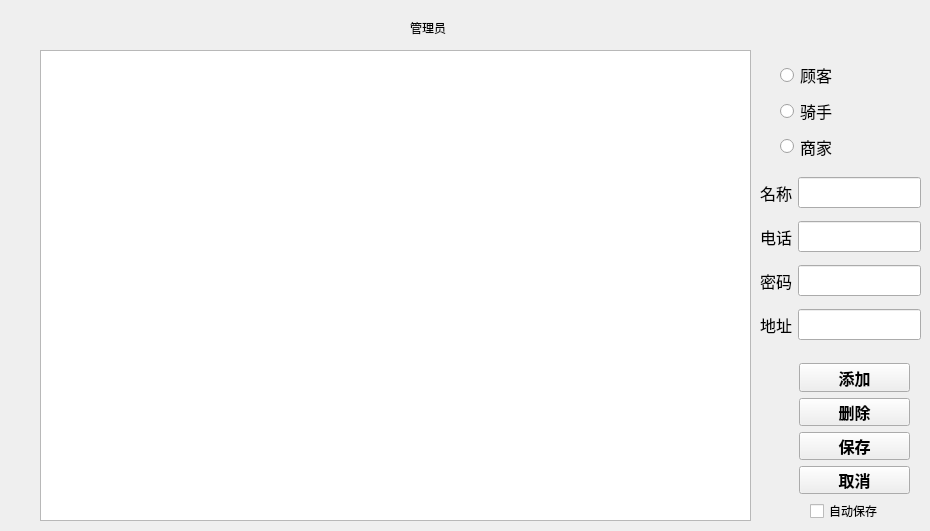
   <widget class="QWidget" name="page_4">
    <widget class="QLabel" name="label_10">
     <property name="geometry">
      <rect>
       <x>410</x>
       <y>20</y>
       <width>72</width>
       <height>15</height>
      </rect>
     </property>
     <property name="text">
      <string>管理员</string>
     </property>
    </widget>
    <widget class="QTableView" name="tableView">
     <property name="geometry">
      <rect>
       <x>40</x>
       <y>50</y>
       <width>711</width>
       <height>471</height>
      </rect>
     </property>
    </widget>
    <widget class="QCheckBox" name="checkBox_2">
     <property name="geometry">
      <rect>
       <x>810</x>
       <y>500</y>
       <width>81</width>
       <height>22</height>
      </rect>
     </property>
     <property name="text">
      <string>自动保存</string>
     </property>
    </widget>
    <widget class="QWidget" name="layoutWidget">
     <property name="geometry">
      <rect>
       <x>780</x>
       <y>60</y>
       <width>141</width>
       <height>101</height>
      </rect>
     </property>
     <layout class="QVBoxLayout" name="verticalLayout">
      <item>
       <widget class="QRadioButton" name="radioButton_5">
        <property name="font">
         <font>
          <family>宋体</family>
          <pointsize>12</pointsize>
         </font>
        </property>
        <property name="text">
         <string>顾客</string>
        </property>
       </widget>
      </item>
      <item>
       <widget class="QRadioButton" name="radioButton_6">
        <property name="font">
         <font>
          <family>宋体</family>
          <pointsize>12</pointsize>
         </font>
        </property>
        <property name="text">
         <string>骑手</string>
        </property>
       </widget>
      </item>
      <item>
       <widget class="QRadioButton" name="radioButton_7">
        <property name="font">
         <font>
          <family>宋体</family>
          <pointsize>12</pointsize>
         </font>
        </property>
        <property name="text">
         <string>商家</string>
        </property>
       </widget>
      </item>
     </layout>
    </widget>
    <widget class="QWidget" name="layoutWidget">
     <property name="geometry">
      <rect>
       <x>760</x>
       <y>170</y>
       <width>161</width>
       <height>181</height>
      </rect>
     </property>
     <layout class="QVBoxLayout" name="verticalLayout_2">
      <item>
       <layout class="QHBoxLayout" name="horizontalLayout_5">
        <item>
         <widget class="QLabel" name="label_16">
          <property name="font">
           <font>
            <family>宋体</family>
            <pointsize>12</pointsize>
           </font>
          </property>
          <property name="text">
           <string>名称</string>
          </property>
         </widget>
        </item>
        <item>
         <widget class="QLineEdit" name="username">
          <property name="font">
           <font>
            <family>宋体</family>
            <pointsize>12</pointsize>
           </font>
          </property>
         </widget>
        </item>
       </layout>
      </item>
      <item>
       <layout class="QHBoxLayout" name="horizontalLayout_6">
        <item>
         <widget class="QLabel" name="label_17">
          <property name="font">
           <font>
            <family>宋体</family>
            <pointsize>12</pointsize>
           </font>
          </property>
          <property name="text">
           <string>电话</string>
          </property>
         </widget>
        </item>
        <item>
         <widget class="QLineEdit" name="userphone">
          <property name="font">
           <font>
            <family>宋体</family>
            <pointsize>12</pointsize>
           </font>
          </property>
         </widget>
        </item>
       </layout>
      </item>
      <item>
       <layout class="QHBoxLayout" name="horizontalLayout_7">
        <item>
         <widget class="QLabel" name="label_18">
          <property name="font">
           <font>
            <family>宋体</family>
            <pointsize>12</pointsize>
           </font>
          </property>
          <property name="text">
           <string>密码</string>
          </property>
         </widget>
        </item>
        <item>
         <widget class="QLineEdit" name="userpassword">
          <property name="font">
           <font>
            <family>宋体</family>
            <pointsize>12</pointsize>
           </font>
          </property>
         </widget>
        </item>
       </layout>
      </item>
      <item>
       <layout class="QHBoxLayout" name="horizontalLayout_8">
        <item>
         <widget class="QLabel" name="label_19">
          <property name="font">
           <font>
            <family>宋体</family>
            <pointsize>12</pointsize>
           </font>
          </property>
          <property name="text">
           <string>地址</string>
          </property>
         </widget>
        </item>
        <item>
         <widget class="QLineEdit" name="address">
          <property name="font">
           <font>
            <family>宋体</family>
            <pointsize>12</pointsize>
           </font>
          </property>
         </widget>
        </item>
       </layout>
      </item>
     </layout>
    </widget>
    <widget class="QWidget" name="layoutWidget">
     <property name="geometry">
      <rect>
       <x>799</x>
       <y>363</y>
       <width>111</width>
       <height>131</height>
      </rect>
     </property>
     <layout class="QVBoxLayout" name="verticalLayout_3">
      <item>
       <widget class="QPushButton" name="adduser">
        <property name="font">
         <font>
          <family>宋体</family>
          <pointsize>12</pointsize>
          <bold>true</bold>
         </font>
        </property>
        <property name="text">
         <string>添加</string>
        </property>
       </widget>
      </item>
      <item>
       <widget class="QPushButton" name="deleteuser">
        <property name="font">
         <font>
          <family>宋体</family>
          <pointsize>12</pointsize>
          <bold>true</bold>
         </font>
        </property>
        <property name="text">
         <string>删除</string>
        </property>
       </widget>
      </item>
      <item>
       <widget class="QPushButton" name="save">
        <property name="font">
         <font>
          <family>宋体</family>
          <pointsize>12</pointsize>
          <bold>true</bold>
         </font>
        </property>
        <property name="text">
         <string>保存</string>
        </property>
       </widget>
      </item>
      <item>
       <widget class="QPushButton" name="cancel">
        <property name="font">
         <font>
          <family>宋体</family>
          <pointsize>12</pointsize>
          <bold>true</bold>
         </font>
        </property>
        <property name="text">
         <string>取消</string>
        </property>
       </widget>
      </item>
     </layout>
    </widget>
   </widget>
